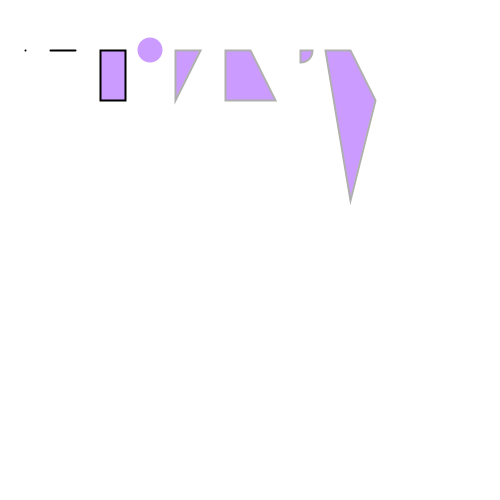
Frame 1 (no input)
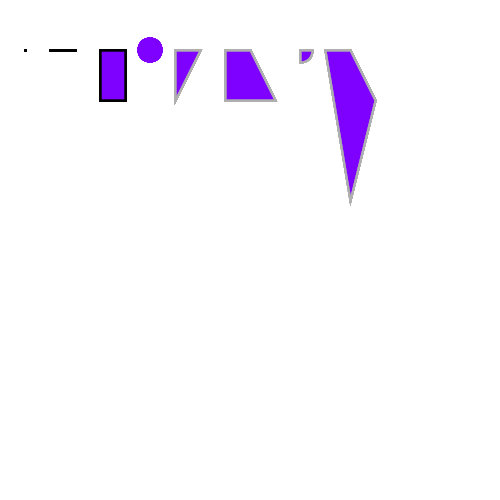
Frame 60 (the mouse pressed at the canvas centre just before this capture)
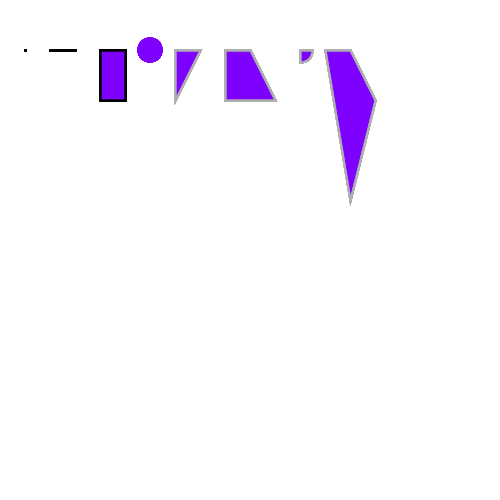
Frame 120 (the mouse held since frame 60 and released just before this capture)

The Processing sketch that drew these frames (run headless with seeded random() and noise(); from frame 60 on, the mouse is pressed at the canvas centre):

// Processing sketch: sample_2b
// ── sample_2b.pde
int y=50;
int x=25;


void setup() {
  size(500, 500);
  background(255);
}

void draw() {
  frameRate(10);

  stroke(0);
  strokeWeight(2);
  fill(125, 0, 255, 100);
  point( x, y );
  line ( x*2, y, x*3, y); 
  rect ( x*4, y, x, y);  
  noStroke();
  ellipse ( x*6, y, x, x);  

  stroke(175);
  strokeWeight(2);
  triangle ( x*7, y, x*8, y, x*7, y*2); 
  quad ( x*9, y, x*10, y, x*11, y*2, x*9, y*2); 

  arc ( x*12, y, x, x, 0, radians(90), CENTER); 

  beginShape(); 
  vertex(x*14, y);
  vertex(x*15, y*2); //repeat per vertex
  vertex(x*14, y*4);
  vertex(x*13, y*1);
  vertex(x*14, y);  
  endShape();
}
